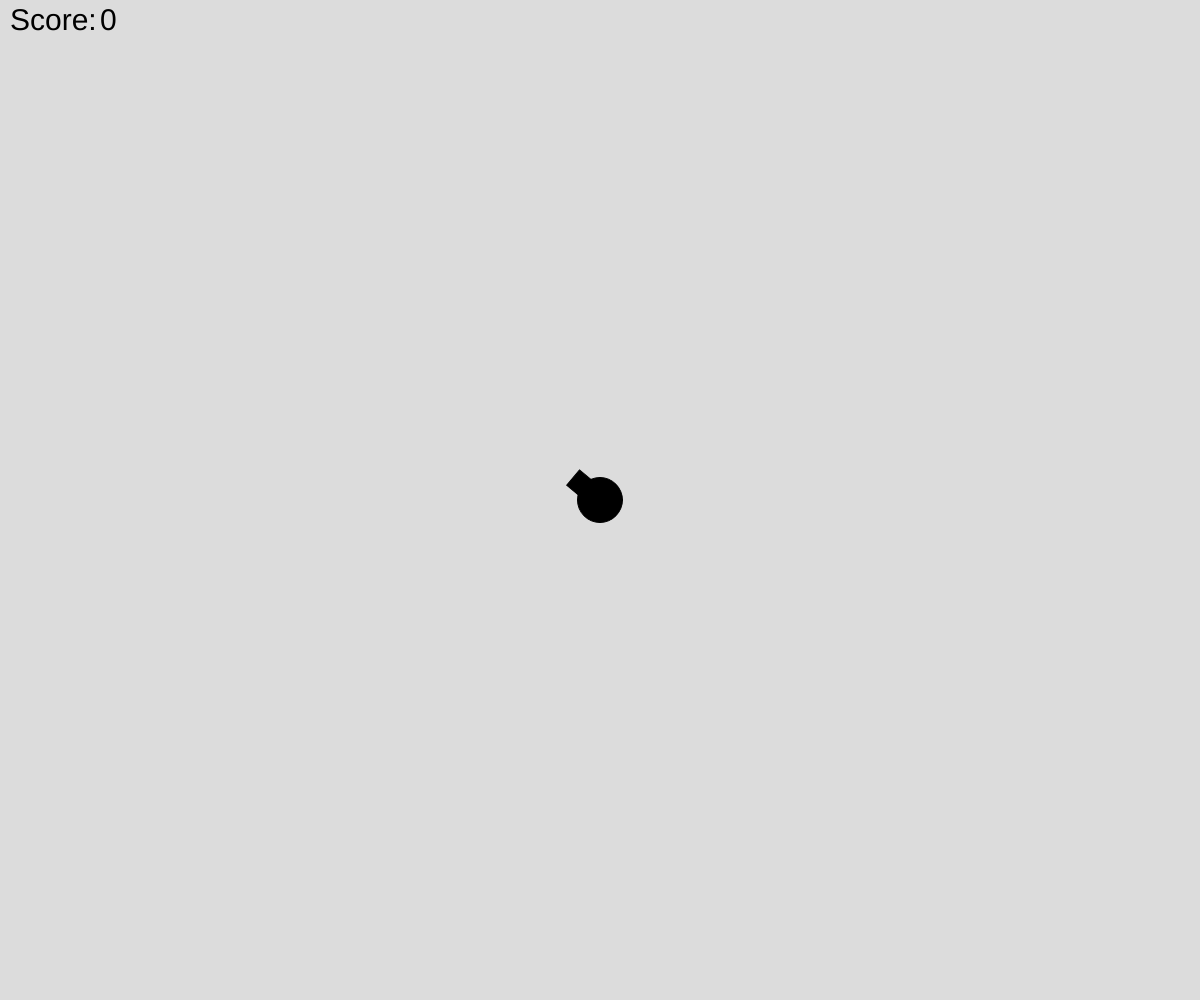
Frame 1 (no input)
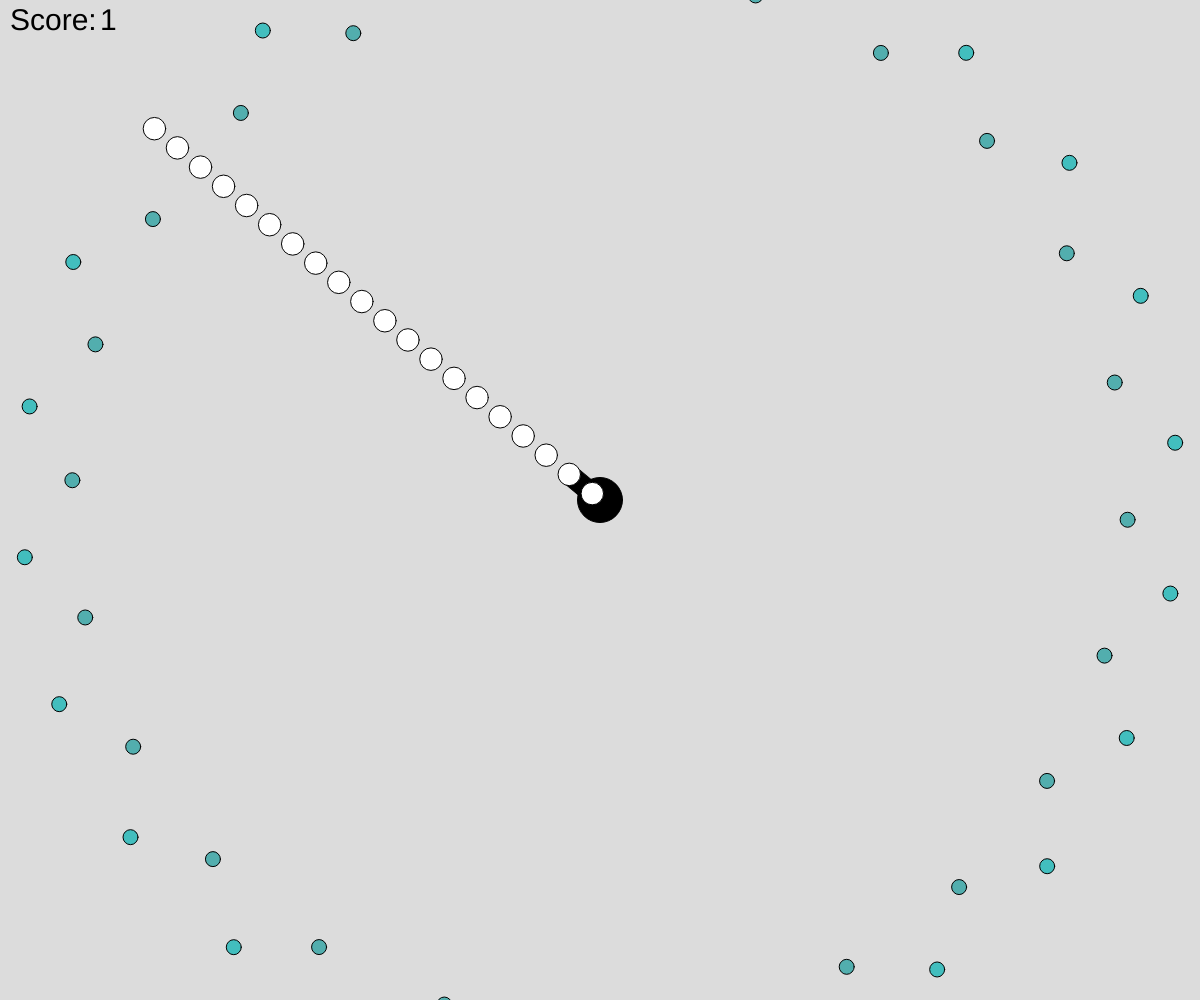
Frame 60 (no input)
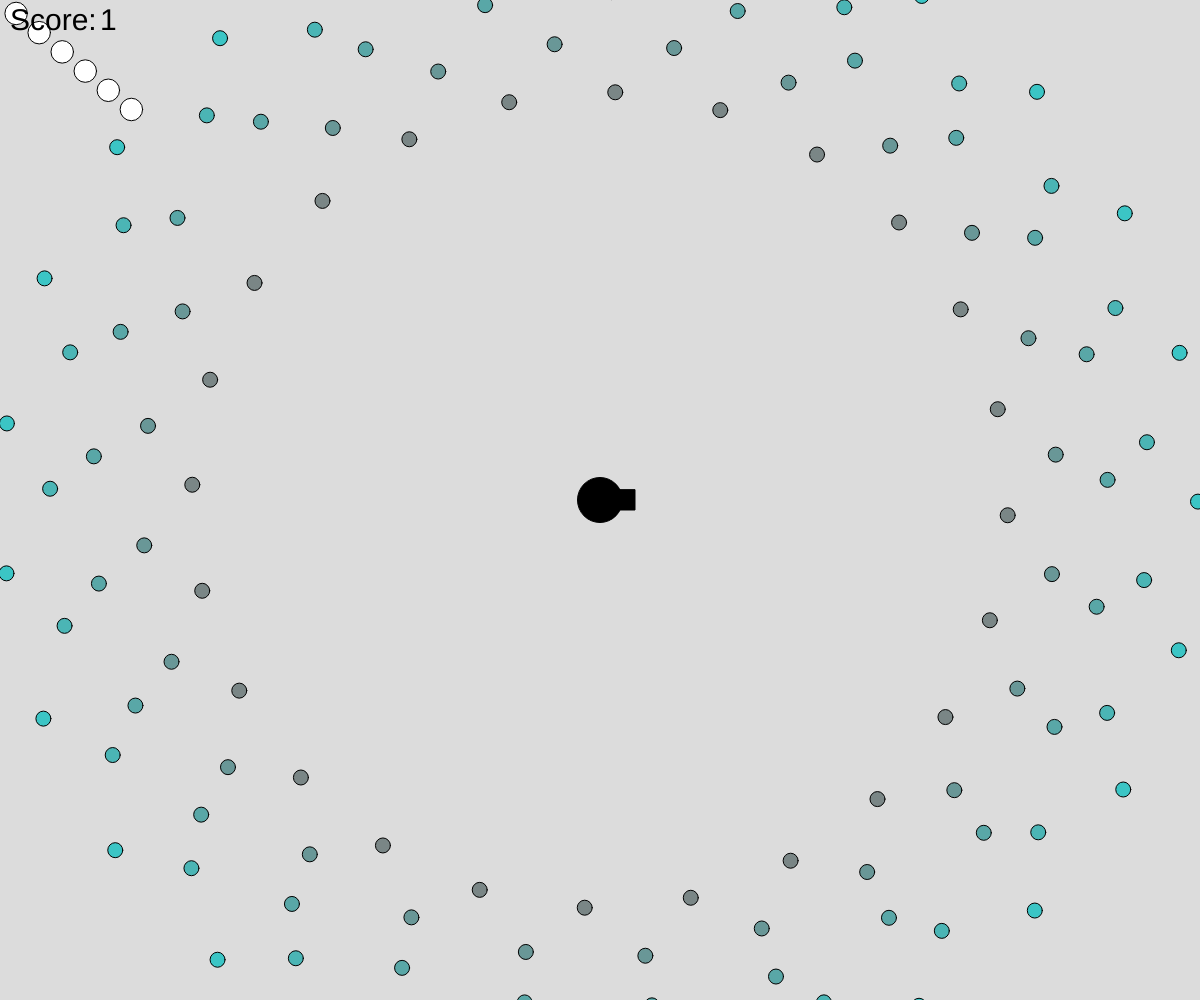
Frame 120 (the mouse pressed at the canvas centre since frame 60)

The p5.js sketch that drew these frames (run headless with seeded random() and noise() and a simulated clock; from frame 60 on, the mouse is pressed at the canvas centre):

// p5.js sketch
// ── sketch.js
let w, h, r, cnt = 0, v, times = 0, wr, hr, gap;//inside
let beta = 24, length, d, frq;//outside
let colr, colb, colg;
let broad, extend = 0, flag = 0;
let score = 0, end = 0, maximum = 10000;
function setup() {
    createCanvas(windowWidth, windowHeight); //1580, 770
    w = width, h = height, r = 15;
    wr = 20, hr = 40;//rect
    length = w / 2;
    gap = 3, frq = 25;//发射频率
    v = 10, d = 2;//小球速度
    bmx = w / 2, bmy = h / 2, bmr = 20, step = 5;
    broad = 24;//bomb's width
    for (let i = 0; i <= broad + 5; i++) {
        c[i] = [];
        sett[i] = [];
    }
    textSize(30);
}
let x = [], y = [], vx = [], vy = [];//inner
let xx = [], yy = [], dx = [], dy = [], exist = [];//outer
let c = [], pos = [], sett = [];
let bmx, bmy, bmr, step;
function Fill(x1, x2, x3, ratio) {
    c[1].push(x1);
    c[2].push(x2);
    c[3].push(x3);
    pos.push(ratio);
}
function Init() {
    background(220);
    fill(0);
    circle(w / 2, h / 2, r * 3);
    let alpha = atan2(mouseY - h / 2, mouseX - w / 2) + PI / 2;
    push();
    translate(w / 2, h / 2)
    rotate(alpha);
    rect(-wr / 2, -hr / 2 - r, wr, hr);
    pop();

    Fill(0, 0, 0, broad);
    //暗红色
    Fill(178, 34, 34, 5 / 8 * broad);
    //橙红色
    Fill(220, 122, 0, 4 / 8 * broad);
    //亮黄色
    Fill(220, 213, 71, 2 / 8 * broad);
    //灰色
    Fill(220, 220, 220, 1 / 8 * broad);
    Fill(220, 220, 220, 0);
}
function Generate() {
    ++times;
    if (times % gap == 0) {
        let tx = mouseX - w / 2, ty = mouseY - h / 2;
        x.push(w / 2), y.push(h / 2);
        let sum = sqrt(tx * tx + ty * ty);
        vx.push((tx / sum) * v), vy.push((ty / sum) * v);
        ++cnt;//ball(in)
    }
    if (times % frq == 0) {
        let tmp = random(0, PI / 4);
        if (beta < 50) {
            beta = ceil(map(score, 0, maximum, 24, 50));
        }
        for (let i = 0; i < beta; i++) {
            let arc = PI * 2 / beta * i;
            let ix = w / 2 - length * cos(arc + tmp), iy = h / 2 - length * sin(arc + tmp);
            xx.push(ix);
            yy.push(iy);
            let tx = w / 2 - ix, ty = h / 2 - iy;
            let sum = sqrt(tx * tx + ty * ty);
            dx.push((tx / sum) * d), dy.push((ty / sum) * d);
            exist.push(1);
        }
        if (frq > 15) {
            frq = floor(map(score, 0, maximum, 25, 15));
        }//ball(out)
    }
}
function Check(i) {
    for (let j = 0; j < xx.length; j++) {
        let dis = dist(x[i], y[i], xx[j], yy[j]);
        Outdelete(dis, j, 0);
    }
    Indelete(i);
}
function Indelete(i) {
    if (x[i] - r < 0 || x[i] + r > w || y[i] - r < 0 || y[i] + r > h) {
        x.splice(i, 1);
        y.splice(i, 1);
        vx.splice(i, 1);
        vy.splice(i, 1);
    }//beyond check
}
function Outdelete(dis, j, flag) {
    if (dis <= r + r || flag == 1) {
        xx.splice(j, 1);
        yy.splice(j, 1);
        dx.splice(j, 1);
        dy.splice(j, 1);
        score++;
    }//crash check
}
function Indraw() {
    for (let i = 0; i < x.length; i++) {
        Check(i);
        x[i] += vx[i], y[i] += vy[i];
        fill(256);
        circle(x[i], y[i], r * 1.5);
    }
}
function Outdraw() {
    for (let i = 0; i < xx.length; i++) {
        let dis = dist(xx[i], yy[i], bmx, bmy);
        if (flag == 1 && dis <= r + bmr * 4) {
            Outdelete(0, i, 1);
            continue;//judge
        }
        dis = dist(xx[i], yy[i], w / 2, h / 2);
        let lmax = sqrt((w * w + h * h) / 4);
        colr = map(dis, 0, lmax, 256, 0);
        colb = colg = map(dis, 0, lmax, 0, 256);
        xx[i] += dx[i], yy[i] += dy[i];
        fill(colr, colb, colg);
        circle(xx[i], yy[i], r);
        Judge(i);
    }
}
function Judge(i) {
    let dis = dist(xx[i], yy[i], w / 2, h / 2);
    if (dis < r * 4) {
        end = 1;
    }
}
function Bomb() {
    if (extend != 0) Launch();
    if (keyIsPressed) {
        if (keyCode === 87) bmy -= step;//w
        if (keyCode === 65) bmx -= step;//a
        if (keyCode === 83) bmy += step;//s
        if (keyCode === 68) bmx += step;//d
        if (keyCode === 70) Launch();//f
    }
    strokeWeight(3);
    line(bmx - bmr, bmy, bmx + bmr, bmy);
    line(bmx, bmy - bmr, bmx, bmy + bmr);
    strokeWeight(1);
}
function Color(x, y, r) {
    if (extend == 0) {
        let cnt = 0;
        for (let i = broad; i >= 0; i--) {
            for (let j = 1; j <= 3; j++) {
                if (pos[cnt + 1] - i == 0) cnt++;
                sett[i][j] = map(pos[cnt] - i, 0, pos[cnt] - pos[cnt + 1], c[j][cnt], c[j][cnt + 1]);
            }
            fill(sett[i][1], sett[i][2], sett[i][3]);
            strokeWeight(0);
            ellipse(x, y, r * i / broad, r * i / broad);
            strokeWeight(1);
        }
    }
    else {
        let ext = ceil(extend);
        for (let i = broad - ext; i >= 0; i--) {
            let ori = i + ext;
            fill(sett[i][1], sett[i][2], sett[i][3]);
            strokeWeight(0);
            ellipse(x, y, r * ori / broad, r * ori / broad);
            strokeWeight(1);
        }
    }
    flag = 1;
    extend += 0.2;
    if (extend > broad) {
        flag = 0;
        extend = 0;
    }
}
function Launch() {
    Color(bmx, bmy, bmr * 8);
}
function DouBao() {
    let purple = color(220, 220, 240);
    let white = color(255, 255, 255);
    for (let i = 0; i < h; i++) {
        let inter = map(i, 0, h, 0, 1);
        let col = lerpColor(purple, white, inter); //在淡紫色和白色之间进行线性插值
        stroke(col);
        line(0, i, w, i);
    }
}
function Ending() {
    background(0);
    textSize(50);
    DouBao();
    textAlign(CENTER, CENTER);
    fill(128, 0, 128);
    /*let fir=random(0,256), sec=random(0,256), thi=random(0,256);
    fill(fir, sec, thi);*/
    text("Your Score: ", w / 2, h / 2);
    text(score, w / 2 + 190, h / 2);
}
function draw() {
    if (end == 1) {
        Ending();
    }
    else {
        Init();
        Generate();
        Bomb();
        Indraw();
        Outdraw();
        fill(0);
        text("Score: ", 10, 30);
        text(score, 100, 30);
    }
}
